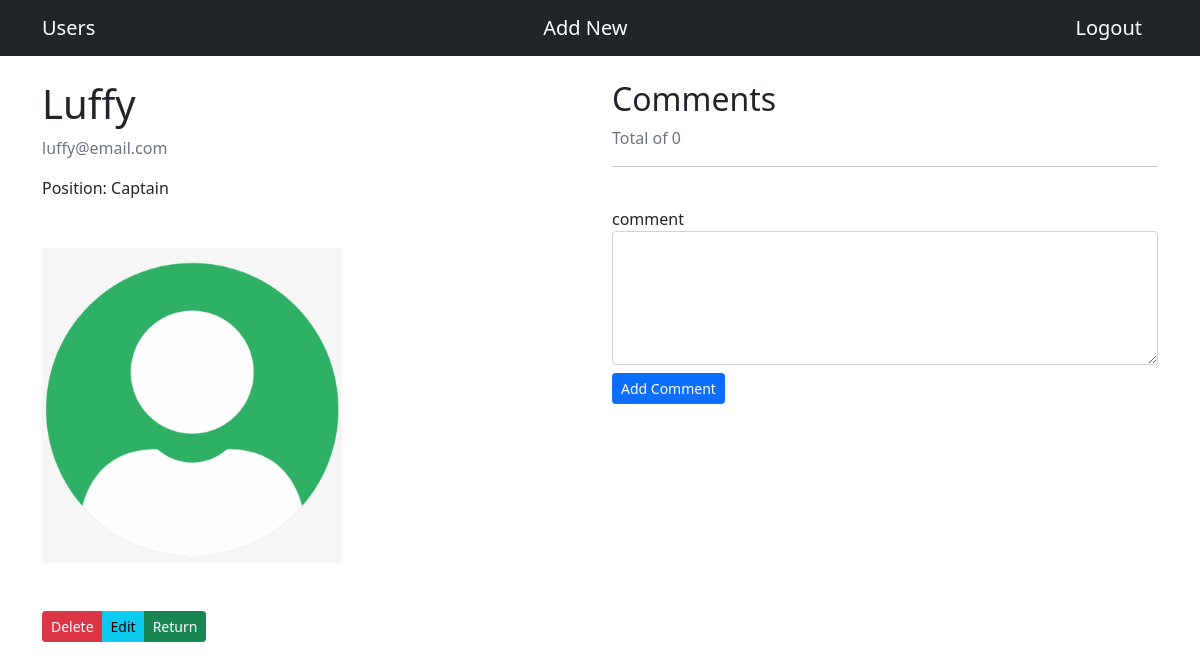
Page /users/5/detail/ (signed in) on the committed database.
### users/models.py (models this page shows, shortened)
class User(models.Model):
    user_name = models.CharField(max_length=200, verbose_name='First Name')
    user_lname = models.CharField(max_length=200, verbose_name='Last Name')
    user_email = models.EmailField(unique=True, max_length=200, verbose_name='Email')
    user_position = models.CharField(max_length=200, verbose_name='Position')
    user_image = models.ImageField(upload_to=image_path, default='profile_pic/image.jpg')
    pub_date = models.DateField(default=now)

### users/views.py (the view)
# urls.py: path('<int:profile_id>/detail/', views.detail, name='detail'),
@login_required(login_url='/users/login')
def detail(request,profile_id):
        try:
            user = User.objects.get(pk=profile_id)
            comments = Comment.objects.filter(user_id=profile_id)
            comments_count = Comment.objects.filter(user_id=profile_id).count()
        except User.DoesNotExist:
            raise Http404("Profile does not exist")
        return render(request,'users/detail.html',{
                'users': user,
                'comments': comments,
                'comments_count': comments_count,
            })

### templates/users/detail.html (shortened to what this page needs)
{% extends 'base.html' %}
{% block content %}
    <div class="row">
        <div class="col-lg-6">
            <div class="mb-5">
                <h1>{{user.user_name}} {{users.user_lname}}</h1>
                <p class="text-muted">{{users.user_email}}</p>
                <p>Position: {{users.user_position}}</p>
            </div>
            <div class="img-responsive">
                <img src="/users/media/{{users.user_image}}" alt="profile user" class="img-rounded" width="300">
            </div>
            <div class="btn-group mt-5">
                {% if user.is_staff%}
                    <a href="{% url 'users:delete' users.id %}" class="btn btn-sm btn-danger">Delete</a>
                    <a href="{% url 'users:edit' users.id %}" class="btn btn-sm btn-info">Edit</a>
                {% endif %}
                <a href="{% url 'users:index' %}" class="btn btn-sm btn-success">Return</a>
            </div>
        </div>
        <div class="col-lg-6">
            <h2>Comments</h2>
            <p class="text-muted">Total of {{comments_count}}</p>
            <hr>
            <br>
            <form action="{% url 'users:addcomment' %}" method="post">
                <div class="form-group">
                    <label for="">comment</label>
                    <textarea name="comment" id="comment" cols="30" rows="5" class="form-control" required></textarea>
                </div>
                <button type="submit" class="mt-2 btn btn-sm btn-primary">Add Comment</button>
            </form>
        </div>
    </div>
{% endblock %}

### rows in the picture
User: user_lname "Luffy", user_email "luffy@email.com", user_position "Captain", user_image (picture)

### other values in the picture
{{ comments_count }} "0"
